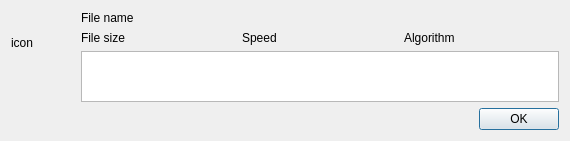
<?xml version="1.0" encoding="UTF-8"?>
<ui version="4.0">
 <class>DialogFileProcResult</class>
 <widget class="QDialog" name="DialogFileProcResult">
  <property name="geometry">
   <rect>
    <x>0</x>
    <y>0</y>
    <width>570</width>
    <height>141</height>
   </rect>
  </property>
  <property name="windowTitle">
   <string>Dialog</string>
  </property>
  <layout class="QGridLayout" name="gridLayout">
   <item row="0" column="0">
    <widget class="QLabel" name="labelIcon">
     <property name="minimumSize">
      <size>
       <width>64</width>
       <height>64</height>
      </size>
     </property>
     <property name="maximumSize">
      <size>
       <width>64</width>
       <height>64</height>
      </size>
     </property>
     <property name="text">
      <string>icon</string>
     </property>
    </widget>
   </item>
   <item row="7" column="0" colspan="2">
    <widget class="QDialogButtonBox" name="buttonBox">
     <property name="orientation">
      <enum>Qt::Horizontal</enum>
     </property>
     <property name="standardButtons">
      <set>QDialogButtonBox::Ok</set>
     </property>
    </widget>
   </item>
   <item row="0" column="1" rowspan="2">
    <layout class="QVBoxLayout" name="verticalLayout">
     <item>
      <widget class="QLabel" name="labelFileName">
       <property name="text">
        <string>File name</string>
       </property>
      </widget>
     </item>
     <item>
      <layout class="QHBoxLayout" name="horizontalLayout">
       <item>
        <widget class="QLabel" name="labelFileSize">
         <property name="text">
          <string>File size</string>
         </property>
        </widget>
       </item>
       <item>
        <widget class="QLabel" name="labelSpeed">
         <property name="text">
          <string>Speed</string>
         </property>
        </widget>
       </item>
       <item>
        <widget class="QLabel" name="labelAlgo">
         <property name="text">
          <string>Algorithm</string>
         </property>
        </widget>
       </item>
      </layout>
     </item>
     <item>
      <widget class="QTextEdit" name="textChecksum">
       <property name="minimumSize">
        <size>
         <width>0</width>
         <height>45</height>
        </size>
       </property>
       <property name="readOnly">
        <bool>true</bool>
       </property>
      </widget>
     </item>
    </layout>
   </item>
  </layout>
 </widget>
 <resources/>
 <connections>
  <connection>
   <sender>buttonBox</sender>
   <signal>accepted()</signal>
   <receiver>DialogFileProcResult</receiver>
   <slot>accept()</slot>
   <hints>
    <hint type="sourcelabel">
     <x>248</x>
     <y>254</y>
    </hint>
    <hint type="destinationlabel">
     <x>157</x>
     <y>274</y>
    </hint>
   </hints>
  </connection>
  <connection>
   <sender>buttonBox</sender>
   <signal>rejected()</signal>
   <receiver>DialogFileProcResult</receiver>
   <slot>reject()</slot>
   <hints>
    <hint type="sourcelabel">
     <x>316</x>
     <y>260</y>
    </hint>
    <hint type="destinationlabel">
     <x>286</x>
     <y>274</y>
    </hint>
   </hints>
  </connection>
 </connections>
</ui>
